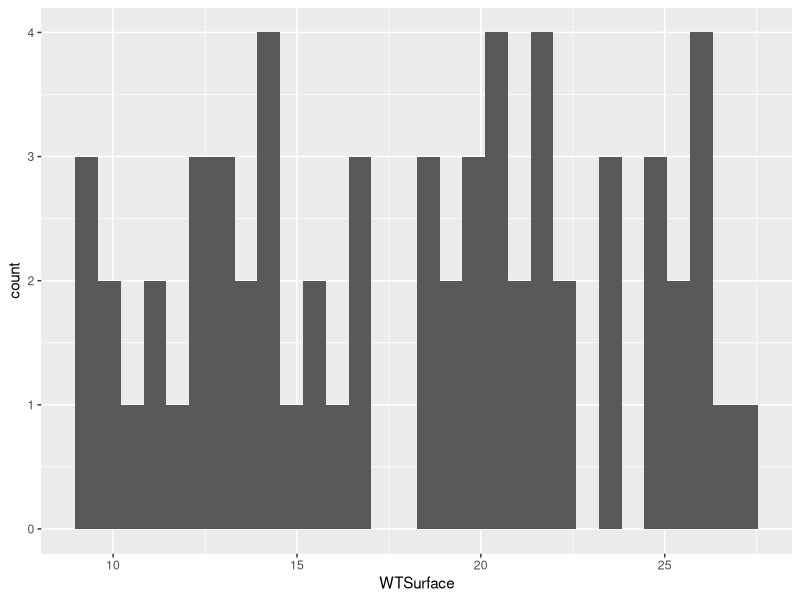
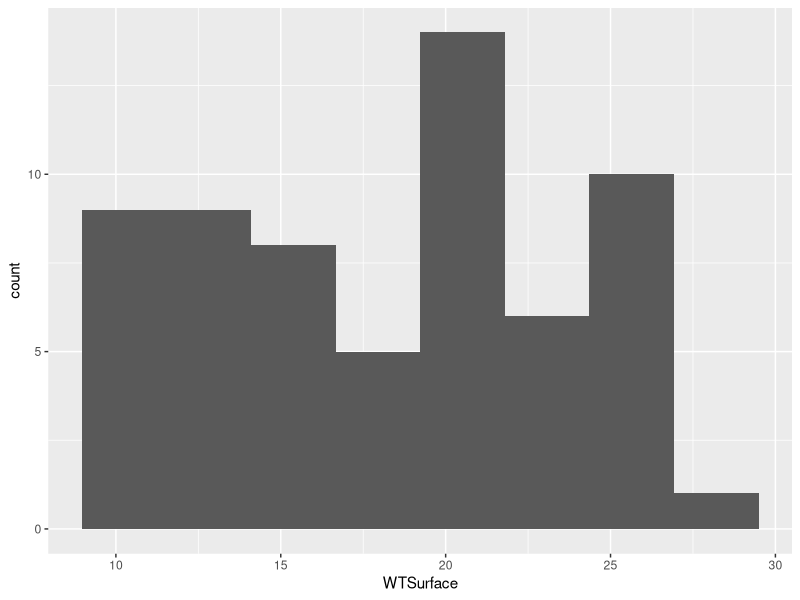
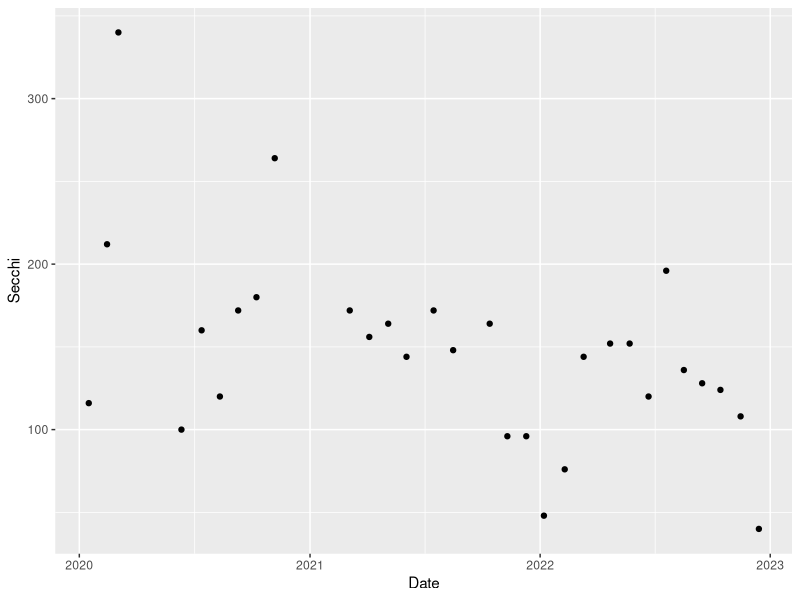
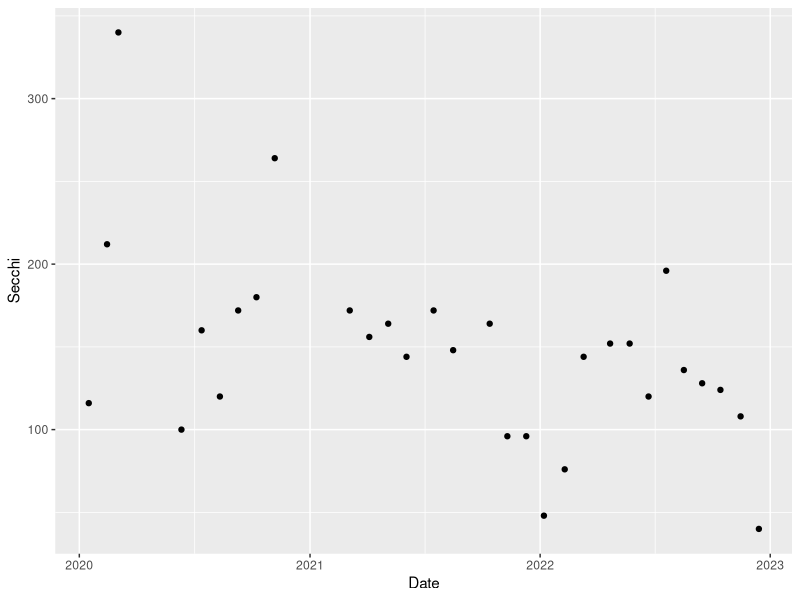
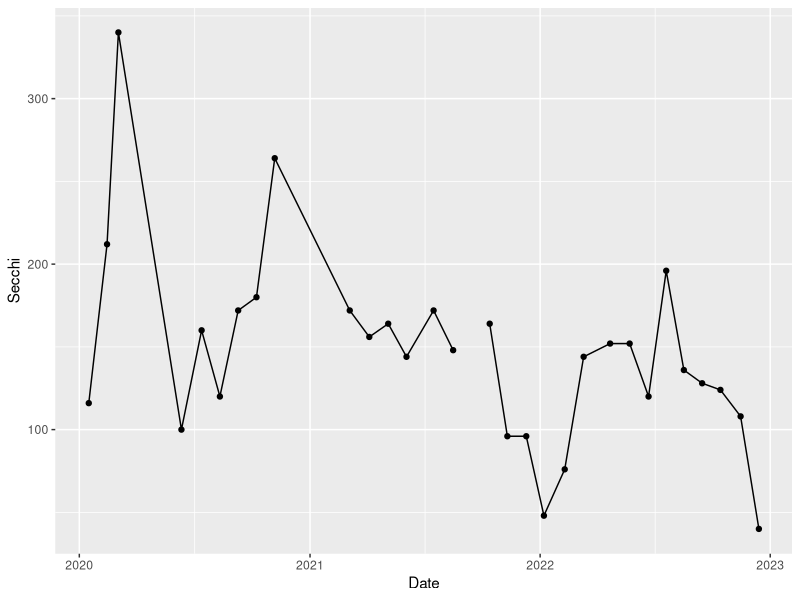
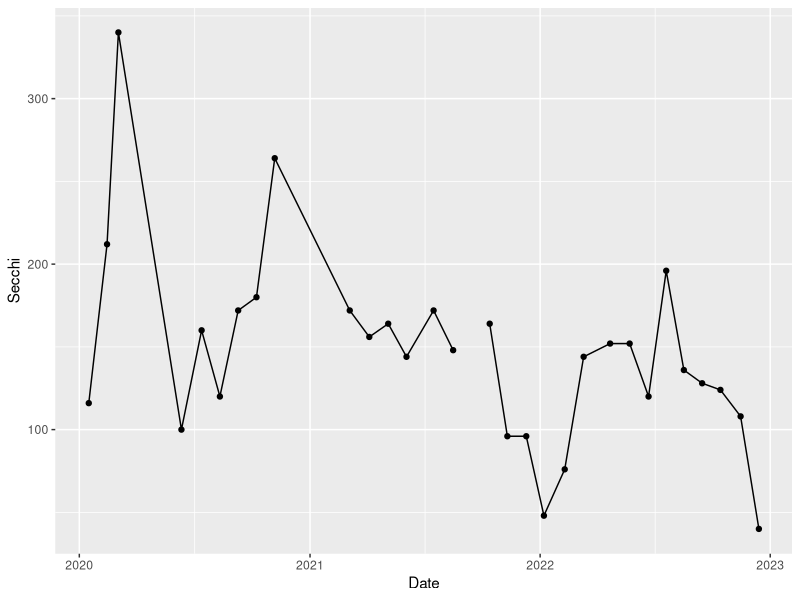
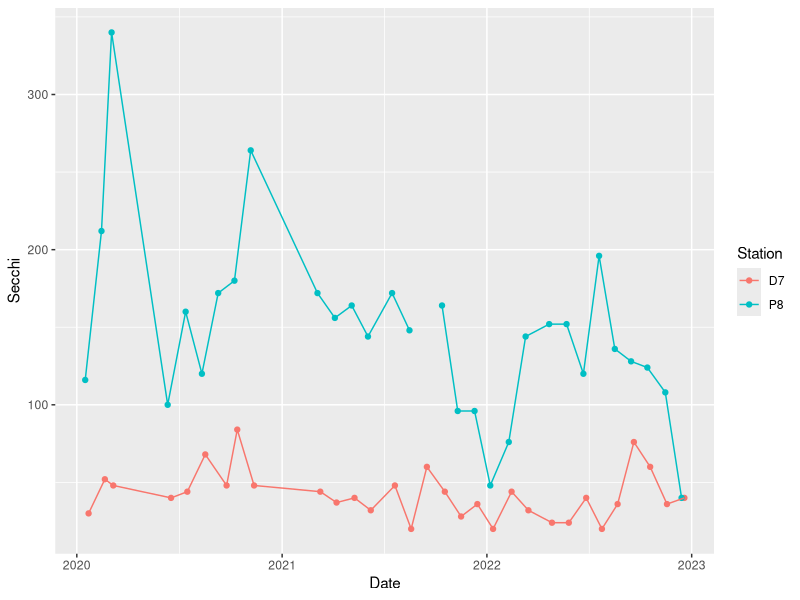
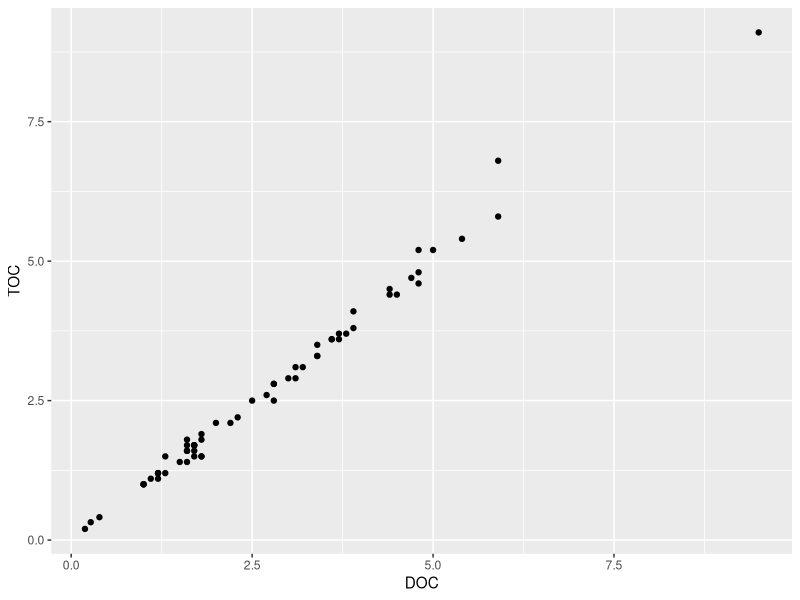

Here is the R script that generated these plots, in order:
## ---- chunk 1

library(tidyverse) #suite of data science tools
library(here) #setting working directory
library(viridis) #attractive, color blind friendly color palettes
library(patchwork) #combining plots into panels

## ---- chunk 2
wqdata <- read_csv( here("data/WQ_P8D7.csv"))

## ---- chunk 3

glimpse(wqdata)

## ---- chunk 4

(plot_hist_temp <- ggplot(data = wqdata, aes(x = WTSurface)) +
  geom_histogram()
)

## ---- chunk 5

(plot_hist_temp_bins <- ggplot(data = wqdata, aes(x = WTSurface)) +
  geom_histogram(bins = 8)
)

## ---- chunk 6

#filter data set to only data for station P8
wqdata_p8 <- wqdata %>% 
  filter(Station == "P8") 

#filter data set to only data for station D7
#we will use this a little later
wqdata_d7 <- wqdata %>% 
  filter(Station == "D7") 

#now plot the P8 subset of the data
(plot_ts_points <- ggplot(data = wqdata_p8, aes(x = Date, y = Secchi)) +
  geom_point()
)

## ---- chunk 7

#you can also do the filtering and plotting all at once if you want
(plot_ts_points2 <- wqdata %>% 
    filter(Station == "P8") %>% 
      ggplot(aes(x = Date, y = Secchi)) +
    geom_point()
)

## ---- chunk 8
#| warning: true

#time series plot with connecting lines
(plot_ts_points_lines_p8 <- ggplot(data = wqdata_p8, aes(x = Date, y = Secchi)) +
  geom_point()+
  geom_line())

## ---- chunk 9

(plot_ts_points_lines_p8_2<- plot_ts_points +
  geom_line())

## ---- chunk 10

#time series plot with connecting lines for both stations
(plot_ts_points_lines_two <- ggplot(data = wqdata, aes(x = Date, y = Secchi, group = Station)) +
  geom_point(aes(color = Station))+
  geom_line(aes(color = Station)))

## ---- chunk 11

(plot_scatter <- ggplot(data = wqdata, aes(x = DOC, y = TOC)) +
  geom_point()
)

## ---- chunk 12
(plot_scatter_trend <- plot_scatter +
   geom_smooth(method = lm)
   )

## ---- chunk 13
cor.test(wqdata$DOC,wqdata$TOC)
## ---- chunk 14
#| warning: true

(plot_bw1 <- ggplot(data = wqdata, aes(x = Microcystis, y = WTSurface)) +
   geom_boxplot()
   )

## ---- chunk 15
(plot_bw2 <- ggplot(data = wqdata, aes(x = factor(Microcystis), y = WTSurface)) +
   geom_boxplot()
   )
## ---- chunk 16

(plot_bw_points <- plot_bw2 +
   geom_jitter()
   )

## ---- chunk 17

wqdata_means <- wqdata %>% 
  group_by(Microcystis) %>% 
  summarize(temp_mean = mean(WTSurface)
            ,temp_sd = sd(WTSurface)
            ,secchi_mean = mean(Secchi,na.rm = T)
            ,secchi_sd = sd(Secchi,na.rm = T)
            )

(plot_bar <- ggplot(data = wqdata_means, aes(x = factor(Microcystis), y = temp_mean)) +
   geom_bar(stat = 'identity')
   )

## ---- chunk 18
(plot_bar2 <- ggplot(data = wqdata_means) +
    geom_col(aes(x = factor(Microcystis), y = temp_mean))
    )
## ---- chunk 19

(plot_bar_error <- ggplot(data = wqdata_means, aes(x = factor(Microcystis), y = temp_mean)) +
   geom_bar(stat = 'identity')+
     geom_errorbar(aes(ymin = temp_mean-temp_sd, ymax = temp_mean+temp_sd),width = 0.2)
   )


## ---- chunk 20

#first we will rearrange the data frame a bit to make plotting easier
wqdata_p8_nutrients <- wqdata_p8 %>% 
  #reduce data set down to just the needed columns
  select(Station, Date, DissAmmonia, DissNitrateNitrite) %>% 
  #convert from wide to long format
  pivot_longer(cols = c(DissAmmonia,DissNitrateNitrite), names_to = "Nutrient", values_to = "Value")

## ---- chunk 21
(plot_bar_stack_abs <- ggplot(data = wqdata_p8_nutrients, aes(x = Date, y = Value, fill = Nutrient)) +
   geom_bar(stat = 'identity')
   )
## ---- chunk 22
(plot_bar_stack_rel <- ggplot(data = wqdata_p8_nutrients, aes(x = Date, y = Value, fill = Nutrient)) +
   geom_bar(stat = "identity", position = "fill")
 )
## ---- chunk 23

wqdata_d7_nutrients <- wqdata_d7 %>% 
  #reduce data set down to just the needed columns
  select(Station, Date, DissAmmonia, DissNitrateNitrite) %>% 
  #convert from wide to long format
  pivot_longer(cols = c(DissAmmonia,DissNitrateNitrite), names_to = "Nutrient", values_to = "Value")

## ---- chunk 24

#faceted time series plot for Dissolved Ammonia
(plot_ts_points_lines_facet <- ggplot(data = wqdata, aes(x = Date, y = Secchi)) +
  geom_point()+
  geom_line())+
  facet_grid(Station~.)

## ---- chunk 25

#time series plot for two analytes with different y-axis ranges
(plot_bar_stack_abs_facet <- ggplot(data = wqdata_p8_nutrients, aes(x = Date, y = Value)) +
   geom_bar(stat = 'identity')+
  facet_grid(Nutrient~., scales = "free_y")
)

## ---- chunk 26

#two side by side
plot_hist_temp_bins + plot_bar_stack_abs

## ---- chunk 27
#two stacked
plot_hist_temp_bins / plot_bar_stack_abs

## ---- chunk 28
#one large on left and two small stacked on right
plot_hist_temp_bins+(plot_hist_temp_bins / plot_bar_stack_abs)
## ---- chunk 29

#basic time series plot with connecting lines for both stations
(plot_ts_points_lines_two <- ggplot(data = wqdata, aes(x = Date, y = Secchi)) +
  geom_point(aes(color = Station))+
  geom_line(aes(color = Station)))

#different point types for different stations
(plot_ts_points_lines_two_pts <- ggplot(data = wqdata, aes(x = Date, y = Secchi)) +
  geom_point(aes(color = Station, shape = Station))+
  geom_line(aes(color = Station)))

#different line types for different stations
(plot_ts_points_lines_two_pts_lty <- ggplot(data = wqdata, aes(x = Date, y = Secchi)) +
  geom_point(aes(color = Station, shape = Station))+
  geom_line(aes(color = Station, linetype = Station)))

#adjust point sizes and line widths
(plot_ts_points_lines_two_pts_lty_sz <- ggplot(data = wqdata, aes(x = Date, y = Secchi)) +
  geom_point(aes(color = Station, shape = Station), size = 3)+
  geom_line(aes(color = Station, linetype = Station), size = 1.2))


#Customize colors 
(plot_ts_points_lines_two_custom <- ggplot(data = wqdata, aes(x = Date, y = Secchi)) +
  geom_point(aes(color = Station, shape = Station), size = 3)+
  geom_line(aes(color = Station, linetype = Station), size = 1.2)+
  scale_color_manual(values =c("midnightblue","darkorange3"))
)

#Customize point shapes 
(plot_ts_points_lines_two_custom2 <- ggplot(data = wqdata, aes(x = Date, y = Secchi)) +
  geom_point(aes(color = Station, shape = Station), size = 3)+
  geom_line(aes(color = Station, linetype = Station), size = 1.2)+
  scale_color_manual(values =c("midnightblue","darkorange3")) +
  scale_shape_manual(values = c(15,17))
)


#Customize line types
(plot_ts_points_lines_two_custom3 <- ggplot(data = wqdata, aes(x = Date, y = Secchi)) +
  geom_point(aes(color = Station, shape = Station), size = 3)+
  geom_line(aes(color = Station, linetype = Station), size = 1.2)+
  scale_color_manual(values =c("midnightblue","darkorange3")) +
  scale_shape_manual(values = c(15,17)) +
  scale_linetype_manual(values = c("dotted","longdash"))
)



## ---- chunk 30

(plot_bar <- ggplot(data = wqdata_means, aes(x = factor(Microcystis), y = temp_mean, fill = factor(Microcystis))) +
   geom_bar(stat = 'identity')+
   scale_fill_viridis(discrete = T)
   )


## ---- chunk 31
#change background from gray with white grid to white with gray grid
(plot_background_bw <- plot_ts_points_lines_two_custom + 
  theme_bw()
)

#change background to white with no grid and only axis lines on the left and bottom sides
(plot_background_classic <- plot_ts_points_lines_two_custom + 
  theme_classic()
)

## ---- chunk 32
(plot_labels <- plot_background_classic +
  labs(x = "Sampling Date"
       , y = "Secchi depth (cm)"
       ,title = "Secchi depth comparison"
       )
)

